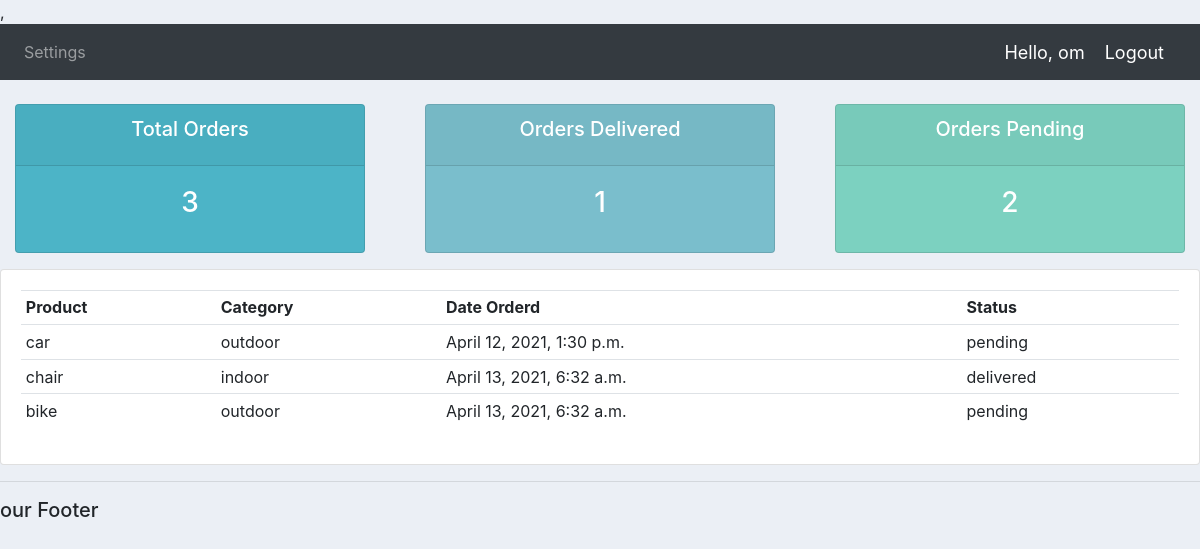
Before: /userpage/ (signed in) with the older database file.
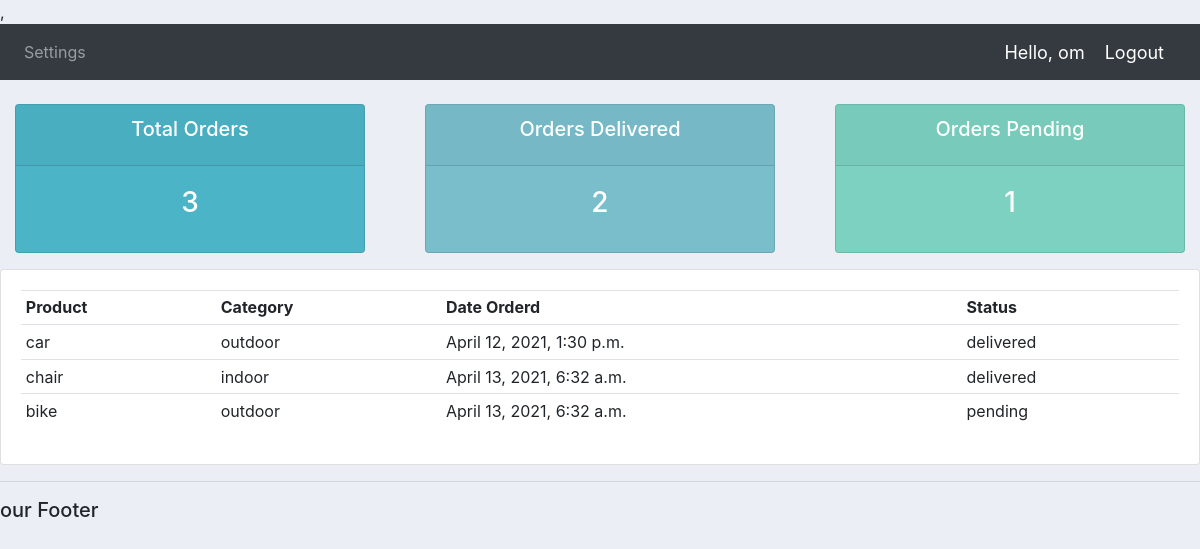
After: the same page with the newer database file.
### account/models.py (models this page shows)
class Order(models.Model):
    STATUS = (
        ('pending', 'pending'),
        ('out of delivery', 'out of delivery'),
        ('delivered', 'delivered'),
    )
    customers = models.ForeignKey(
        Customer, null=True, on_delete=models.SET_NULL)
    products = models.ForeignKey(
        Product, null=True, on_delete=models.SET_NULL)
    date_created = models.DateTimeField(auto_now_add=True, null=True)
    status = models.CharField(max_length=200, null=True, choices=STATUS)
    def __str__(self):
        return f"{self.customers} {self.products} {self.status}"

class Product(models.Model):
    CATEGORY = (
        ('indoor', 'indoor'),
        ('outdoor', 'outdoor'),
    )
    name = models.CharField(max_length=200, null=True)
    price = models.FloatField(null=True)
    catogory = models.CharField(max_length=200, null=True, choices=CATEGORY)
    description = models.CharField(max_length=200, null=True)
    date_created = models.DateTimeField(auto_now_add=True, null=True)
    tag = models.ManyToManyField(Tag)
    def __str__(self):
        return f"{self.name}"

### account/decorators.py (the view)
        def wrapper_func(request, *args, **kwargs):
            group = None
            if request.user.groups.exists():
                group = request.user.groups.all()[0].name
            if group in allowed_roles:
                return view_func(request, *args, **kwargs)
            else:
                return HttpResponse('You are not authorized to view this page')

### account/models.py (called while the page is built)
    def __str__(self):
        return f"{self.name}"

### account/views.py (called while the page is built)
@login_required(login_url='login')
@allowed_user(allowed_roles=['customers'])
def userpage(request):
    orders = request.user.customer.order_set.all()
    total_order = request.user.customer.order_set.count()
    delivered = request.user.customer.order_set.filter(status='delivered').count()
    pending = request.user.customer.order_set.filter(status='pending').count()
    print('ORDERS',orders)
    context = {'orders':orders,'total_order': total_order,'delivered':delivered,'pending':pending}
    return render(request, 'accounts/user.html', context)

### account/templates/accounts/user.html
{% extends 'accounts/main.html' %}
{% block content%}
{% include 'accounts/status.html'%}
<div class="row">
	<div class="col-md">
		<div class="card card-body">
			<table class="table table-sm">
				<tr>
					<th>Product</th>
					<th>Category</th>
					<th>Date Orderd</th>
					<th>Status</th>
				</tr>
				{% for order in orders %}
                <tr>
                    <td>{{order.products}}</td>
                    <td>{{order.products.catogory}}</td>
                    <td>{{order.date_created}}</td>
					<td>{{order.status}}</td>
                </tr>
                {% endfor %}
			</table>
		</div>
	</div>
</div>
{% endblock content%}

Changed rows visible on the page:
changed Order "April 12, 2021, 1:30 p.m.": status "pending" → "delivered"
Other visible differences:
{{ delivered }}: "1" → "2"
{{ pending }}: "2" → "1"
